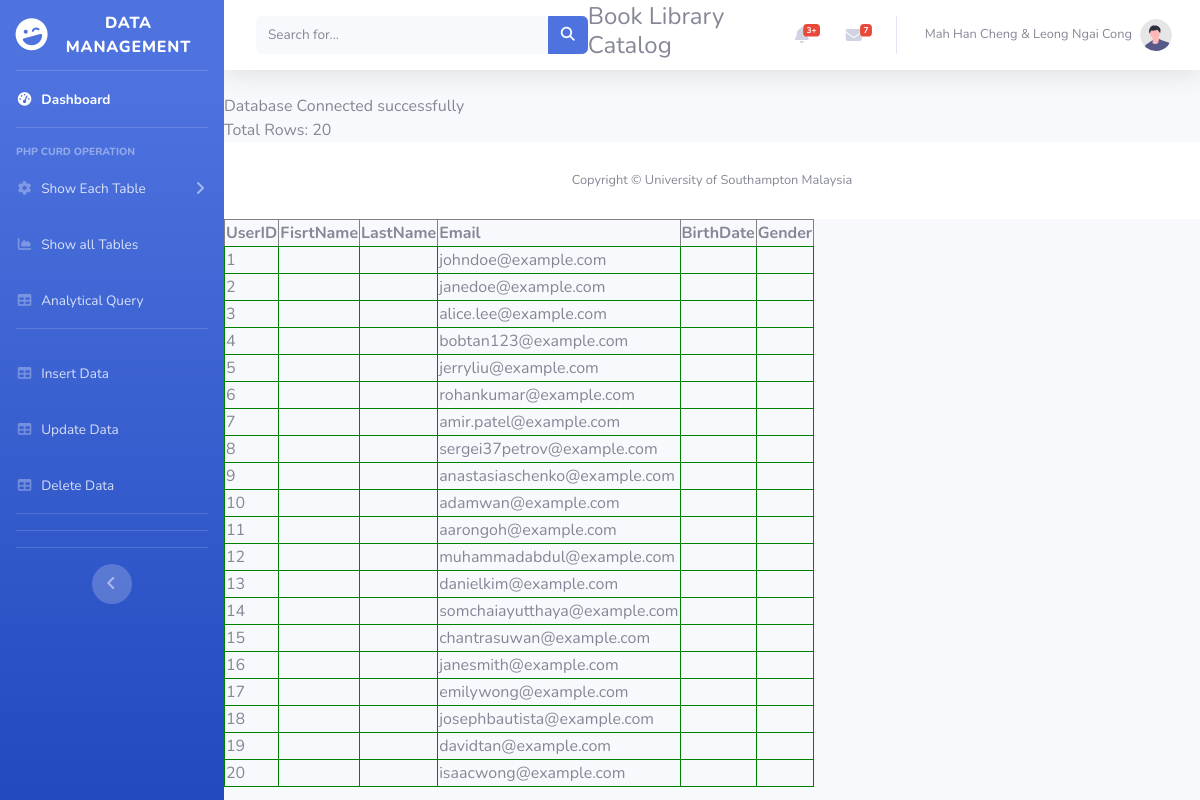
The app's page /readTable.php, older data.
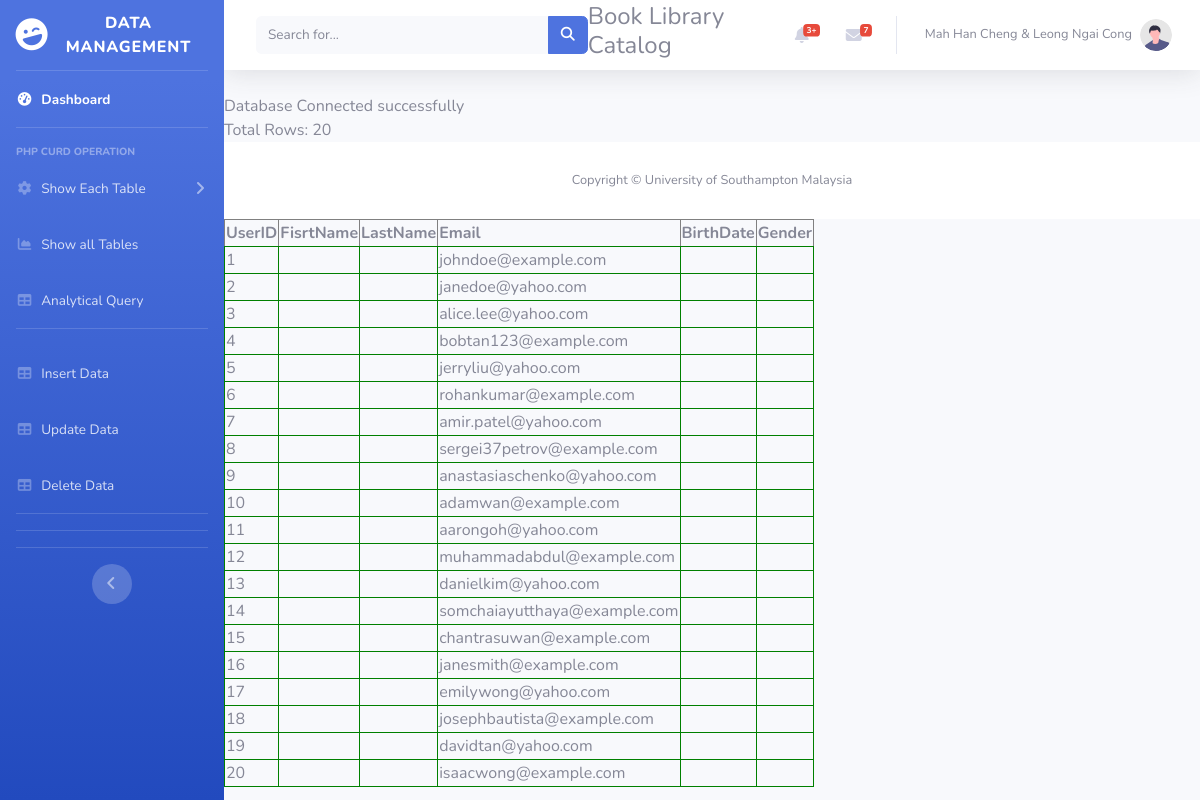
The same page, newer data.
### tables this page shows
CREATE TABLE `user` (
  `UserID` int(11) PRIMARY KEY AUTO_INCREMENT NOT NULL,
  `UserName` varchar(255) NOT NULL,
  `PasswordHash` char(64) NOT NULL,
  `UserIcon` varchar(255) NOT NULL,
  `UserPermissionLevel` int(11) NOT NULL,
  `PhoneNumber` varchar(20) NOT NULL UNIQUE,
  `Email` varchar(32) NOT NULL UNIQUE

);

### readTable.php (the view)
<?php
 include 'db_connect.php';
 include 'sideBarMenu.php';
 $conn = mysqli_connect($servername, $username, $password, $dbname);
    if (!$conn) {
    die("Connection failed: " . mysqli_connect_error());
    }
    else {
        echo "Database Connected successfully";
    }
    $sql = "SELECT * FROM User";
    $result = mysqli_query($conn, $sql);
    echo "<br> Total Rows: " . mysqli_num_rows($result);
    echo "<table border='1'>";
    echo "<thead>";
    echo "   <tr>";
    echo "            <th>UserID</th>";
     echo "           <th>FisrtName</th>";
     echo "           <th>LastName</th>";
     echo "           <th>Email</th>";
     echo "           <th>BirthDate</th>";
     echo "           <th>Gender</th>";
     echo "       </tr>";
    if (mysqli_num_rows($result) > 0) {
        while($row = mysqli_fetch_assoc($result)){
            echo "<tr style='border:1px green solid'>";
            echo "<td>".$row["UserID"]  ."</td>";
            echo    "<td>".$row['FirstName']. "</td>";
            echo   "<td>".$row['LastName']. "</td>";
            echo   "<td>".$row['Email']. "</td>";
            echo   "<td>".$row['BirthDate']. "</td>";
            echo   "<td>".$row['Gender']."</td>";
        }
    }
?>
<?php
include 'footer.php';
?>

### sideBarMenu.php (shortened to what this page needs)
<!DOCTYPE html>
<html lang="en">
<head>
    <link href="https://cdnjs.cloudflare.com/ajax/libs/font-awesome/6.6.0/css/all.min.css" rel="stylesheet" type="text/css">
    <link href="css/sb-admin-2.min.css" rel="stylesheet">
</head>
<body id="page-top">
    <div id="wrapper">
        <ul class="navbar-nav bg-gradient-primary sidebar sidebar-dark accordion" id="accordionSidebar">
            <a class="sidebar-brand d-flex align-items-center justify-content-center" href="index.php">
                <div class="sidebar-brand-icon rotate-n-15">
                    <i class="fas fa-laugh-wink"></i>
                </div>
                <div class="sidebar-brand-text mx-3">Data Management</div>
            </a>
            <hr class="sidebar-divider my-0">
            <li class="nav-item active">
                <a class="nav-link" href="index.php">
                    <i class="fas fa-fw fa-tachometer-alt"></i>
                    <span>Dashboard</span></a>
            </li>
            <hr class="sidebar-divider">
            <div class="sidebar-heading">
                PHP CURD Operation
            </div>
            <li class="nav-item">
                <a class="nav-link collapsed" href="#" data-toggle="collapse" data-target="#collapseTwo"
                    aria-expanded="true" aria-controls="collapseTwo">
                    <i class="fas fa-fw fa-cog"></i>
                    <span>Show Each Table</span>
                </a>
            </li>
             <li class="nav-item">
                <a class="nav-link" href="showAllTables.php">
                    <i class="fas fa-fw fa-chart-area"></i>
                    <span>Show all Tables</span></a>
            </li>
             <li class="nav-item">
                <a class="nav-link" href="AnalyticalQuery.php">
                    <i class="fas fa-fw fa-table"></i>
                    <span>Analytical Query </span></a>
            </li>
            <hr class="sidebar-divider d-none d-md-block">
            <li class="nav-item">
                <a class="nav-link" href="InsertRecord.php">
                    <i class="fas fa-fw fa-table"></i>
                    <span>Insert Data</span></a>
            </li>
             <li class="nav-item">
                <a class="nav-link" href="Update_Record.php">
                    <i class="fas fa-fw fa-table"></i>
                    <span>Update Data</span></a>
            </li>
             <li class="nav-item">
                <a class="nav-link" href="Update_Record.php">
                    <i class="fas fa-fw fa-table"></i>
                    <span>Delete Data</span></a>
            </li>
            <hr class="sidebar-divider d-none d-md-block">
            <hr class="sidebar-divider">
            <hr class="sidebar-divider d-none d-md-block">
            <div class="text-center d-none d-md-inline">
                <button class="rounded-circle border-0" id="sidebarToggle"></button>
            </div>
        </ul>
        <div id="content-wrapper" class="d-flex flex-column">
            <div id="content">
                <nav class="navbar navbar-expand navbar-light bg-white topbar mb-4 static-top shadow">
                    <form
                        class="d-none d-sm-inline-block form-inline mr-auto ml-md-3 my-2 my-md-0 mw-100 navbar-search">
                        <div class="input-group">
                            <input type="text" class="form-control bg-light border-0 small" placeholder="Search for..."
                                aria-label="Search" aria-describedby="basic-addon2">
                            <div class="input-group-append">
                                <button class="btn btn-primary" type="button">
                                    <i class="fas fa-search fa-sm"></i>
                                </button>
                            </div>
                        </div>
                    </form>
                    <h4>Book Library Catalog</h4>
                    <ul class="navbar-nav ml-auto">
                        <li class="nav-item dropdown no-arrow mx-1">
                            <a class="nav-link dropdown-toggle" href="#" id="alertsDropdown" role="button"
                                data-toggle="dropdown" aria-haspopup="true" aria-expanded="false">
                                <i class="fas fa-bell fa-fw"></i>
                                <span class="badge badge-danger badge-counter">3+</span>
                            </a>
                        </li>
                        <li class="nav-item dropdown no-arrow mx-1">
                            <a class="nav-link dropdown-toggle" href="#" id="messagesDropdown" role="button"
                                data-toggle="dropdown" aria-haspopup="true" aria-expanded="false">
                                <i class="fas fa-envelope fa-fw"></i>
                                <span class="badge badge-danger badge-counter">7</span>
                            </a>
                        </li>
                        <li class="nav-item dropdown no-arrow">
                            <a class="nav-link dropdown-toggle" href="#" id="userDropdown" role="button"
                                data-toggle="dropdown" aria-haspopup="true" aria-expanded="false">
                                <span class="mr-2 d-none d-lg-inline text-gray-600 small">Mah Han Cheng & Leong Ngai Cong</span>
                                <img class="img-profile rounded-circle"
                                    src="img/undraw_profile.svg">
                            </a>
                        </li>
                    </ul>
                </nav>

### footer.php (shortened to what this page needs)
            <footer class="sticky-footer bg-white">
                <div class="container my-auto">
                    <div class="copyright text-center my-auto">
                        <span>Copyright &copy; University of Southampton Malaysia</span>
                    </div>
                </div>
            </footer>
        </div>
    </div>
</body>
</html>

Row changes from the older to the newer data that the page shows:
changed user id 2: Email "janedoe@example.com" → "janedoe@yahoo.com"
changed user id 3: Email "alice.lee@example.com" → "alice.lee@yahoo.com"
changed user id 5: Email "jerryliu@example.com" → "jerryliu@yahoo.com"
changed user id 7: Email "amir.patel@example.com" → "amir.patel@yahoo.com"
changed user id 9: Email "anastasiaschenko@example.com" → "anastasiaschenko@yahoo.com"
changed user id 11: Email "aarongoh@example.com" → "aarongoh@yahoo.com"
changed user id 13: Email "danielkim@example.com" → "danielkim@yahoo.com"
changed user id 17: Email "emilywong@example.com" → "emilywong@yahoo.com"
changed user id 19: Email "davidtan@example.com" → "davidtan@yahoo.com"
